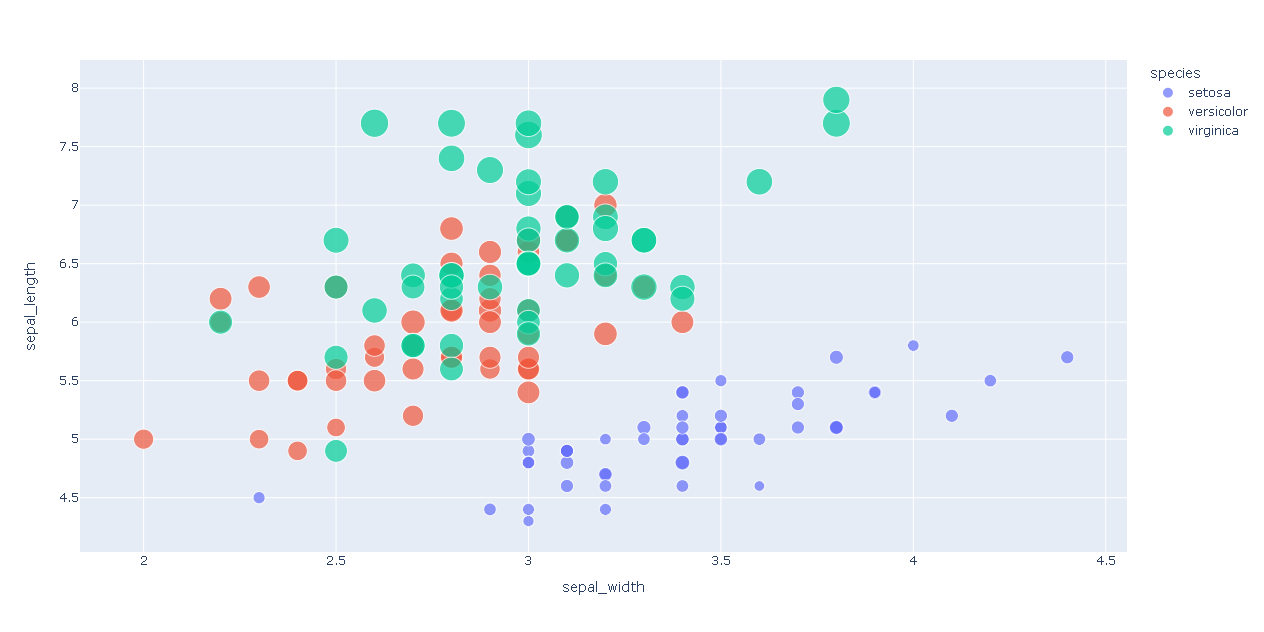

Here is the Python script that generated this plot:
import plotly.express as px # Biblioteca usada para criar gráficos

df = px.data.iris() # DataFrame com conjunto de dados Iris
fig = px.scatter(df, x="sepal_width", y="sepal_length",
                 color="species", size='petal_length',
                 hover_data=['petal_width'])  # Cria o objeto com os dados de x e y
fig.show() # Plota o gráfico

# plotly.express pode criar toda a fígura de uma só vez. Ele usa a graph_objects internamente
